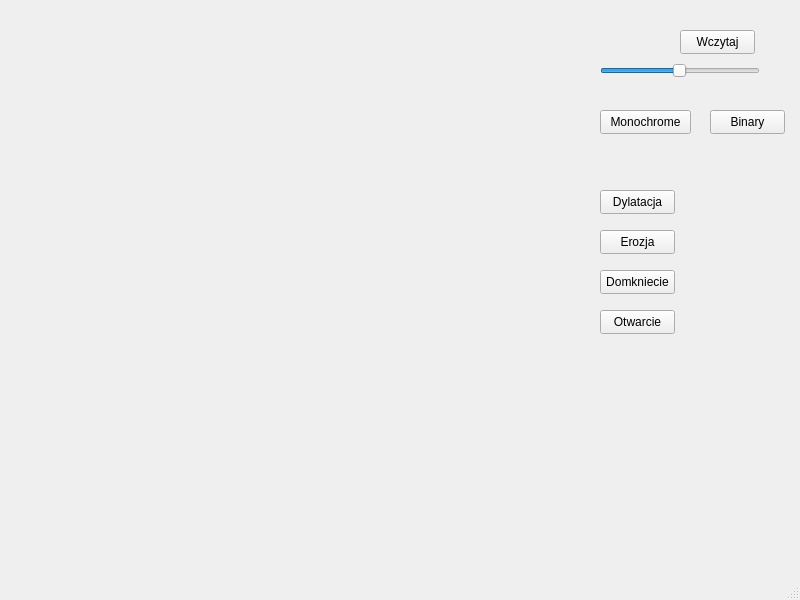
<?xml version="1.0" encoding="UTF-8"?>
<ui version="4.0">
 <class>MainWindow</class>
 <widget class="QMainWindow" name="MainWindow">
  <property name="geometry">
   <rect>
    <x>0</x>
    <y>0</y>
    <width>800</width>
    <height>600</height>
   </rect>
  </property>
  <property name="windowTitle">
   <string>MainWindow</string>
  </property>
  <widget class="QWidget" name="centralwidget">
   <widget class="QPushButton" name="dilationButton">
    <property name="geometry">
     <rect>
      <x>600</x>
      <y>190</y>
      <width>75</width>
      <height>24</height>
     </rect>
    </property>
    <property name="text">
     <string>Dylatacja</string>
    </property>
   </widget>
   <widget class="QPushButton" name="erodeButton">
    <property name="geometry">
     <rect>
      <x>600</x>
      <y>230</y>
      <width>75</width>
      <height>24</height>
     </rect>
    </property>
    <property name="text">
     <string>Erozja</string>
    </property>
   </widget>
   <widget class="QPushButton" name="closeButton">
    <property name="geometry">
     <rect>
      <x>600</x>
      <y>270</y>
      <width>75</width>
      <height>24</height>
     </rect>
    </property>
    <property name="text">
     <string>Domkniecie</string>
    </property>
   </widget>
   <widget class="QPushButton" name="openButton">
    <property name="geometry">
     <rect>
      <x>600</x>
      <y>310</y>
      <width>75</width>
      <height>24</height>
     </rect>
    </property>
    <property name="text">
     <string>Otwarcie</string>
    </property>
   </widget>
   <widget class="QPushButton" name="loadButton">
    <property name="geometry">
     <rect>
      <x>680</x>
      <y>30</y>
      <width>75</width>
      <height>24</height>
     </rect>
    </property>
    <property name="text">
     <string>Wczytaj</string>
    </property>
   </widget>
   <widget class="QSlider" name="thresholdSlider">
    <property name="geometry">
     <rect>
      <x>600</x>
      <y>60</y>
      <width>160</width>
      <height>22</height>
     </rect>
    </property>
    <property name="maximum">
     <number>255</number>
    </property>
    <property name="value">
     <number>127</number>
    </property>
    <property name="orientation">
     <enum>Qt::Horizontal</enum>
    </property>
   </widget>
   <widget class="QPushButton" name="monButton">
    <property name="geometry">
     <rect>
      <x>600</x>
      <y>110</y>
      <width>91</width>
      <height>24</height>
     </rect>
    </property>
    <property name="text">
     <string>Monochrome</string>
    </property>
   </widget>
   <widget class="QPushButton" name="biButton">
    <property name="geometry">
     <rect>
      <x>710</x>
      <y>110</y>
      <width>75</width>
      <height>24</height>
     </rect>
    </property>
    <property name="text">
     <string>Binary</string>
    </property>
   </widget>
  </widget>
  <widget class="QMenuBar" name="menubar">
   <property name="geometry">
    <rect>
     <x>0</x>
     <y>0</y>
     <width>800</width>
     <height>22</height>
    </rect>
   </property>
  </widget>
  <widget class="QStatusBar" name="statusbar"/>
 </widget>
 <resources/>
 <connections/>
</ui>
